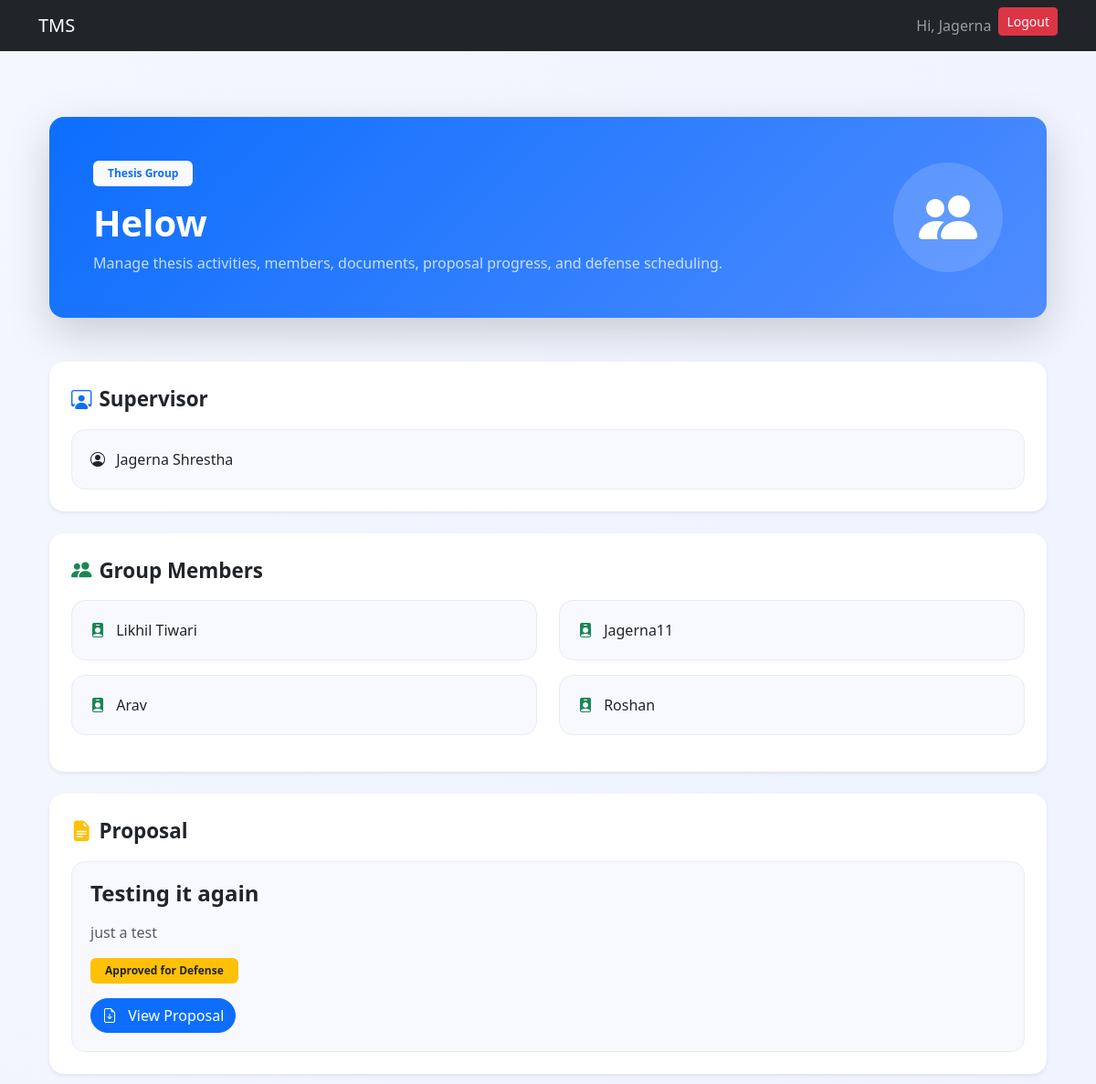
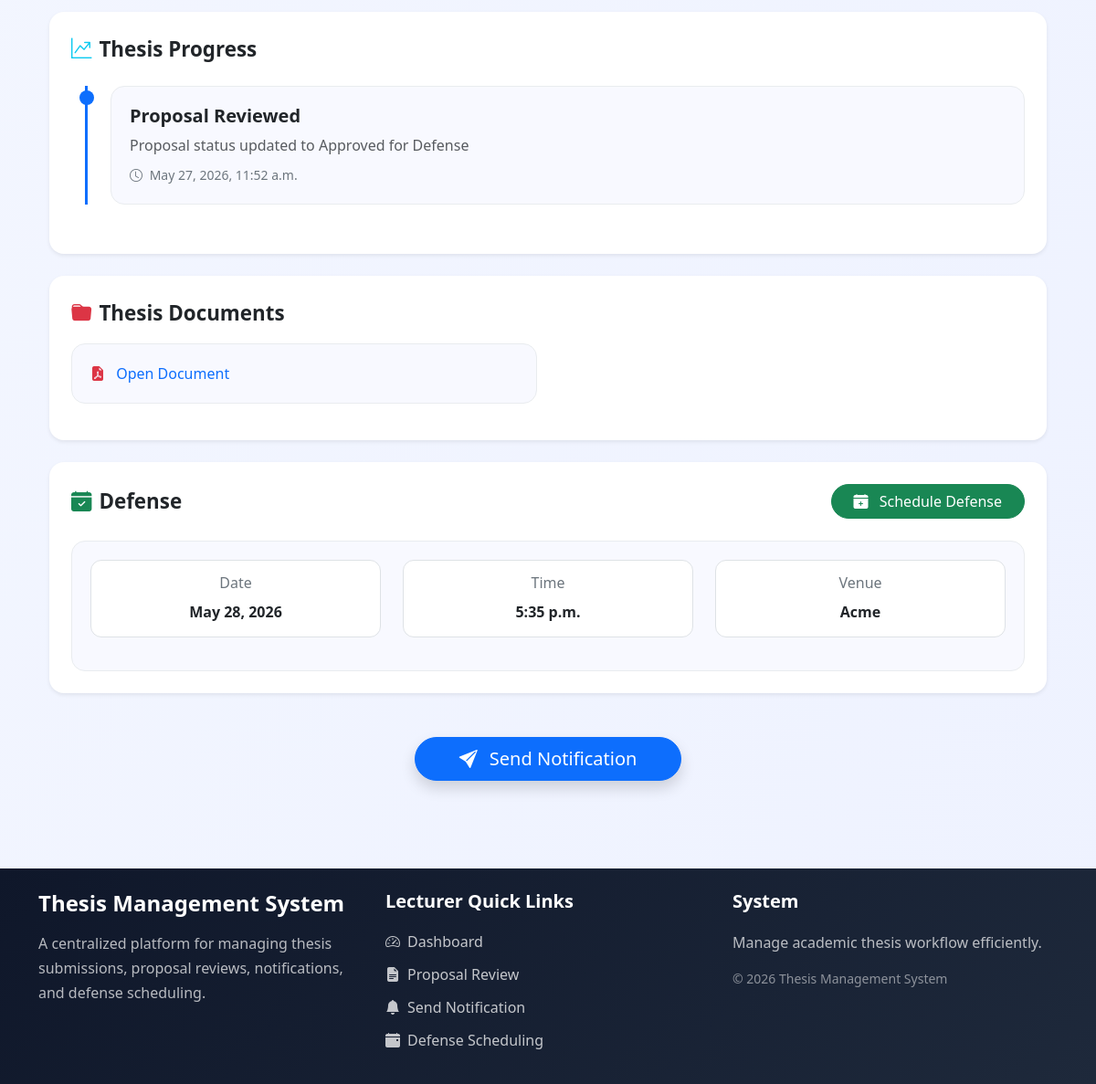
The app's page /thesis/lecturer/group/8/ (signed in) with its own data (2 pictures, top to bottom).
### users/models.py (models this page shows, shortened)
class User(AbstractUser):
    username = models.CharField(max_length=100, unique=True)
    email = models.EmailField(unique=True)
    role = models.CharField(max_length=10, choices=ROLE_CHOICES)
    USERNAME_FIELD = "email"
    REQUIRED_FIELDS = ["username"]

class Lecturer(models.Model):
    user = models.OneToOneField(User, on_delete=models.CASCADE)
    full_name = models.CharField(max_length=150)
    designation = models.CharField(max_length=100, null=True, blank=True)
    faculty = models.ForeignKey(Faculty, on_delete=models.CASCADE, null=True, blank=True)
    department = models.ForeignKey(Department, on_delete=models.CASCADE, null=True, blank=True)
    is_supervisor = models.BooleanField(default=False)

class Student(models.Model):
    user = models.OneToOneField(User, on_delete=models.CASCADE)
    full_name = models.CharField(max_length=150)
    roll_no = models.PositiveIntegerField(null=True, blank=True)
    department = models.ForeignKey(Department, on_delete=models.CASCADE, null=True, blank=True)
    faculty = models.ForeignKey(Faculty, on_delete=models.CASCADE, null=True, blank=True)
    academic_level = models.ForeignKey(AcademicLevel, on_delete=models.CASCADE, null=True, blank=True)

### thesis/models.py (models this page shows, shortened)
class ThesisGroup(models.Model):
    name = models.CharField(max_length=100)
    supervisor = models.ForeignKey(Lecturer,on_delete=models.CASCADE,limit_choices_to={'is_supervisor': True})
    created_at = models.DateTimeField(auto_now_add=True)

class GroupMember(models.Model):
    group = models.ForeignKey(ThesisGroup,on_delete=models.CASCADE)
    student = models.OneToOneField(Student,on_delete=models.CASCADE)

class Proposal(models.Model):
    group = models.ForeignKey('ThesisGroup', on_delete=models.CASCADE, related_name='proposals')
    title = models.CharField(max_length=255)
    description = models.TextField()
    document = models.FileField(upload_to='proposal_documents/')
    submitted_at = models.DateTimeField(auto_now_add=True)
    status = models.ForeignKey(ThesisStatus,on_delete=models.CASCADE)
    lecturer_comment = models.TextField(null=True,blank=True)
    supervisor_comment = models.TextField(null=True,blank=True)
    reviewed_by_lecturer = models.ForeignKey(Lecturer,on_delete=models.SET_NULL,null=True,blank=True,related_name="lecturer_reviews")
    reviewed_at = models.DateTimeField(null=True,blank=True)
    version = models.IntegerField(default=1)
    submitted_at = models.DateTimeField(auto_now_add=True)

class ThesisStatus(models.Model):
    name = models.CharField(max_length=50, unique=True)

class ThesisProgress(models.Model):
    thesis = models.ForeignKey(Thesis,on_delete=models.CASCADE)
    title = models.CharField(max_length=255)
    description = models.TextField(blank=True,null=True)
    created_at = models.DateTimeField(auto_now_add=True)

class ThesisDocument(models.Model):
    thesis = models.ForeignKey(Thesis,on_delete=models.CASCADE)
    file = models.FileField(upload_to="thesis_documents/")
    uploaded_at = models.DateTimeField(auto_now_add=True)

class Defense(models.Model):
    thesis = models.OneToOneField(Thesis,on_delete=models.CASCADE, null=True, blank=True)
    scheduled_by = models.ForeignKey(Lecturer,on_delete=models.SET_NULL,null=True,blank=True)
    date = models.DateField()
    time = models.TimeField()
    venue = models.CharField(max_length=100)
    submission_deadline = models.DateTimeField()
    created_at = models.DateTimeField(auto_now_add=True)

### users/decorators.py (the view)
    def wrapper(request, *args, **kwargs):
        if request.user.role != 'lecturer':
            return redirect('login')
        return view_func(request, *args, **kwargs)

### thesis/templates/thesis/lecturer_group_detail.html (shortened to what this page needs)
{% extends "base.html" %}
{% block start %}
<div class="container py-5">
    <div class="group-header shadow-lg rounded-4 p-5 mb-5 text-white">
        <div class="d-flex flex-column flex-md-row justify-content-between align-items-center">
            <div>
                <span class="badge bg-light text-primary px-3 py-2 mb-3">
                    Thesis Group
                </span>
                <h1 class="fw-bold mb-2">
                    {{ group.name }}
                </h1>
                <p class="opacity-75 mb-0">
                    Manage thesis activities, members, documents,
                    proposal progress, and defense scheduling.
                </p>
            </div>
            <div class="mt-4 mt-md-0">
                <div class="group-icon">
                    <i class="bi bi-people-fill"></i>
                </div>
            </div>
        </div>
    </div>
    <div class="section-card shadow-sm rounded-4 p-4 mb-4">
        <div class="section-title">
            <i class="bi bi-person-workspace text-primary me-2"></i>
            Supervisor
        </div>
        <div class="info-card mt-3">
            <i class="bi bi-person-circle me-2"></i>
            {{ group.supervisor.full_name }}
        </div>
    </div>
    <div class="section-card shadow-sm rounded-4 p-4 mb-4">
        <div class="section-title">
            <i class="bi bi-people-fill text-success me-2"></i>
            Group Members
        </div>
        <div class="row mt-3">
            {% for member in members %}
            <div class="col-md-6 mb-3">
                <div class="member-card">
                    <i class="bi bi-person-badge-fill text-success me-2"></i>
                    {{ member.student.full_name }}
                </div>
            </div>
            {% endfor %}
        </div>
    </div>
    <div class="section-card shadow-sm rounded-4 p-4 mb-4">
        <div class="section-title">
            <i class="bi bi-file-earmark-text-fill text-warning me-2"></i>
            Proposal
        </div>
        {% if proposal %}
        <div class="proposal-card mt-3">
            <h4 class="fw-bold mb-3">
                {{ proposal.title }}
            </h4>
            <p class="text-muted">
                {{ proposal.description }}
            </p>
            <div class="mb-3">
                <span class="badge bg-warning text-dark px-3 py-2">
                    {{ proposal.status.name }}
                </span>
            </div>
            {% if proposal.document %}
            <a href="{{ proposal.document.url }}"
               class="btn btn-primary rounded-pill"
               target="_blank">
                <i class="bi bi-file-earmark-arrow-down me-2"></i>
                View Proposal
            </a>
            {% else %}
            <div class="alert alert-danger mt-3 mb-0">
                File Missing
            </div>
            {% endif %}
        </div>
        {% else %}
        <div class="alert alert-warning mt-3">
            No proposal submitted.
        </div>
        {% endif %}
    </div>
    <div class="section-card shadow-sm rounded-4 p-4 mb-4">
        <div class="section-title">
            <i class="bi bi-graph-up-arrow text-info me-2"></i>
            Thesis Progress
        </div>
        {% if progress %}
        <div class="timeline mt-4">
            {% for item in progress %}
            <div class="timeline-item">
                <div class="timeline-dot"></div>
                <div class="timeline-content">
                    <h5 class="fw-bold">
                        {{ item.title }}
                    </h5>
                    <p class="text-muted mb-2">
                        {{ item.description }}
                    </p>
                    <small class="text-secondary">
                        <i class="bi bi-clock me-1"></i>
                        {{ item.created_at }}
                    </small>
                </div>
            </div>
            {% endfor %}
        </div>
        {% else %}
        <div class="alert alert-info mt-3">
            No thesis progress available.
        </div>
        {% endif %}
    </div>
    <div class="section-card shadow-sm rounded-4 p-4 mb-4">
        <div class="section-title">
            <i class="bi bi-folder-fill text-danger me-2"></i>
            Thesis Documents
        </div>
        {% if documents %}
        <div class="row mt-3">
            {% for document in documents %}
            <div class="col-md-6 mb-3">
                <div class="document-card">
                    {% if document.file %}
                    <a href="{{ document.file.url }}"
                       target="_blank"
                       class="text-decoration-none">
                        <i class="bi bi-file-earmark-pdf-fill text-danger me-2"></i>
                        Open Document
                    </a>
                    {% else %}
                    <span class="text-danger">
                        File Missing
                    </span>
                    {% endif %}
                </div>
            </div>
            {% endfor %}
        </div>
        {% else %}
        <div class="alert alert-warning mt-3">
            No thesis documents uploaded.
        </div>
        {% endif %}
    </div>
    <div class="section-card shadow-sm rounded-4 p-4 mb-4">
        <div class="d-flex justify-content-between align-items-center flex-wrap">
            <div class="section-title mb-3 mb-md-0">
                <i class="bi bi-calendar-check-fill text-success me-2"></i>
                Defense
            </div>
            <a href="{% url 'schedule_defense' group.id %}"
               class="btn btn-success rounded-pill px-4">
                <i class="bi bi-calendar-plus-fill me-2"></i>
                Schedule Defense
            </a>
        </div>
        {% if defense %}
        <div class="defense-card mt-4">
            <div class="row">
                <div class="col-md-4 mb-3">
                    <div class="defense-info">
                        <h6>Date</h6>
                        <p>{{ defense.date }}</p>
                    </div>
                </div>
                <div class="col-md-4 mb-3">
                    <div class="defense-info">
                        <h6>Time</h6>
                        <p>{{ defense.time }}</p>
                    </div>
                </div>
                <div class="col-md-4 mb-3">
                    <div class="defense-info">
                        <h6>Venue</h6>
                        <p>{{ defense.venue }}</p>
                    </div>
                </div>
            </div>
        </div>
        {% else %}
        <div class="alert alert-warning mt-4">
            Defense not scheduled.
        </div>
        {% endif %}
    </div>
    <div class="text-center mt-5">
        <a href="{% url 'notification_center' %}"
           class="btn btn-primary btn-lg rounded-pill px-5 shadow">
            <i class="bi bi-send-fill me-2"></i>
            Send Notification
        </a>
    </div>
</div>
<link rel="stylesheet"
href="https://cdn.jsdelivr.net/npm/bootstrap-icons@1.11.3/font/bootstrap-icons.min.css">
{% endblock %}

### users/templates/base.html (shortened to what this page needs)
<!DOCTYPE html>
<html lang="en">
<head>
    <link href="https://cdn.jsdelivr.net/npm/bootstrap@5.3.8/dist/css/bootstrap.min.css" rel="stylesheet">
</head>
<body>
    <nav class="navbar navbar-expand-lg navbar-dark bg-dark">
        <div class="container">
            {% if request.user.is_authenticated %}
            {% if request.user.role == 'student' %}
            <a class="navbar-brand" href="{% url 'student_dashboard' %}">
                TMS
            </a>
            {% elif request.user.role == 'lecturer' %}
            <a class="navbar-brand" href="{% url 'lecturer_dashboard' %}">
                TMS
            </a>
            {% elif request.user.role == 'admin' %}
            <a class="navbar-brand" href="{% url 'admin_dashboard' %}">
                TMS
            </a>
            {% endif %}
            {% else %}
            <a class="navbar-brand" href="{% url 'login' %}">
                TMS
            </a>
            {% endif %}
            <div class="collapse navbar-collapse" id="navbarNav">
                <ul class="navbar-nav ms-auto">
                    {% if request.user.is_authenticated %}
                    <li class="nav-item">
                        <span class="nav-link">Hi, {{ request.user.first_name }}</span>
                    </li>
                    <li class="nav-item">
                        <a href="/logout/" class="btn btn-danger btn-sm">Logout</a>
                    </li>
                    {% endif %}
                </ul>
            </div>
        </div>
    </nav>
    <div class="container mt-4">
        {% block start %}
        {% endblock %}
    </div>
    <footer class="footer-section mt-5">
        <div class="container py-4">
            <div class="row g-4">
                <div class="col-lg-4">
                    <h4 class="fw-bold text-white mb-3">
                        Thesis Management System
                    </h4>
                    <p class="footer-text">
                        A centralized platform for managing thesis submissions,
                        proposal reviews, notifications, and defense scheduling.
                    </p>
                </div>
                {% if request.user.role == "lecturer" %}
                <div class="col-lg-4">
                    <h5 class="footer-title">
                        Lecturer Quick Links
                    </h5>
                    <ul class="footer-links">
                        <li>
                            <a href="{% url 'lecturer_dashboard' %}">
                                <i class="bi bi-speedometer2 me-2"></i>
                                Dashboard
                            </a>
                        </li>
                        <li>
                            <a href="{% url 'lecturer_proposals' %}">
                                <i class="bi bi-file-earmark-text-fill me-2"></i>
                                Proposal Review
                            </a>
                        </li>
                        <li>
                            <a href="{% url 'notification_center' %}">
                                <i class="bi bi-bell-fill me-2"></i>
                                Send Notification
                            </a>
                        </li>
                        <li>
                            <a href="{% url 'lecturer_groups' %}">
                                <i class="bi bi-calendar-event-fill me-2"></i>
                                Defense Scheduling
                            </a>
                        </li>
                    </ul>
                </div>
                {% endif %}
                <div class="col-lg-4">
                    <h5 class="footer-title">
                        System
                    </h5>
                    <p class="footer-text mb-2">
                        Manage academic thesis workflow efficiently.
                    </p>
                    <p class="footer-copy">
                        © 2026 Thesis Management System
                    </p>
                </div>
            </div>
        </div>
    </footer>
    <link rel="stylesheet" href="https://cdn.jsdelivr.net/npm/bootstrap-icons@1.11.3/font/bootstrap-icons.min.css">
</body>
</html>

### records on screen
User: user.first_name "Jagerna"
ThesisGroup: name "Helow", supervisor.full_name "Jagerna Shrestha"
GroupMember: student.full_name "Likhil Tiwari"
GroupMember: student.full_name "Jagerna11"
GroupMember: student.full_name "Arav"
GroupMember: student.full_name "Roshan"
Proposal: title "Testing it again", description "just a test", status.name "Approved for Defense"
ThesisProgress: title "Proposal Reviewed", description "Proposal status updated to Approved for Defense", created_at "May 27, 2026, 11:52 a.m."
Defense: date "May 28, 2026", time "5:35 p.m.", venue "Acme"
